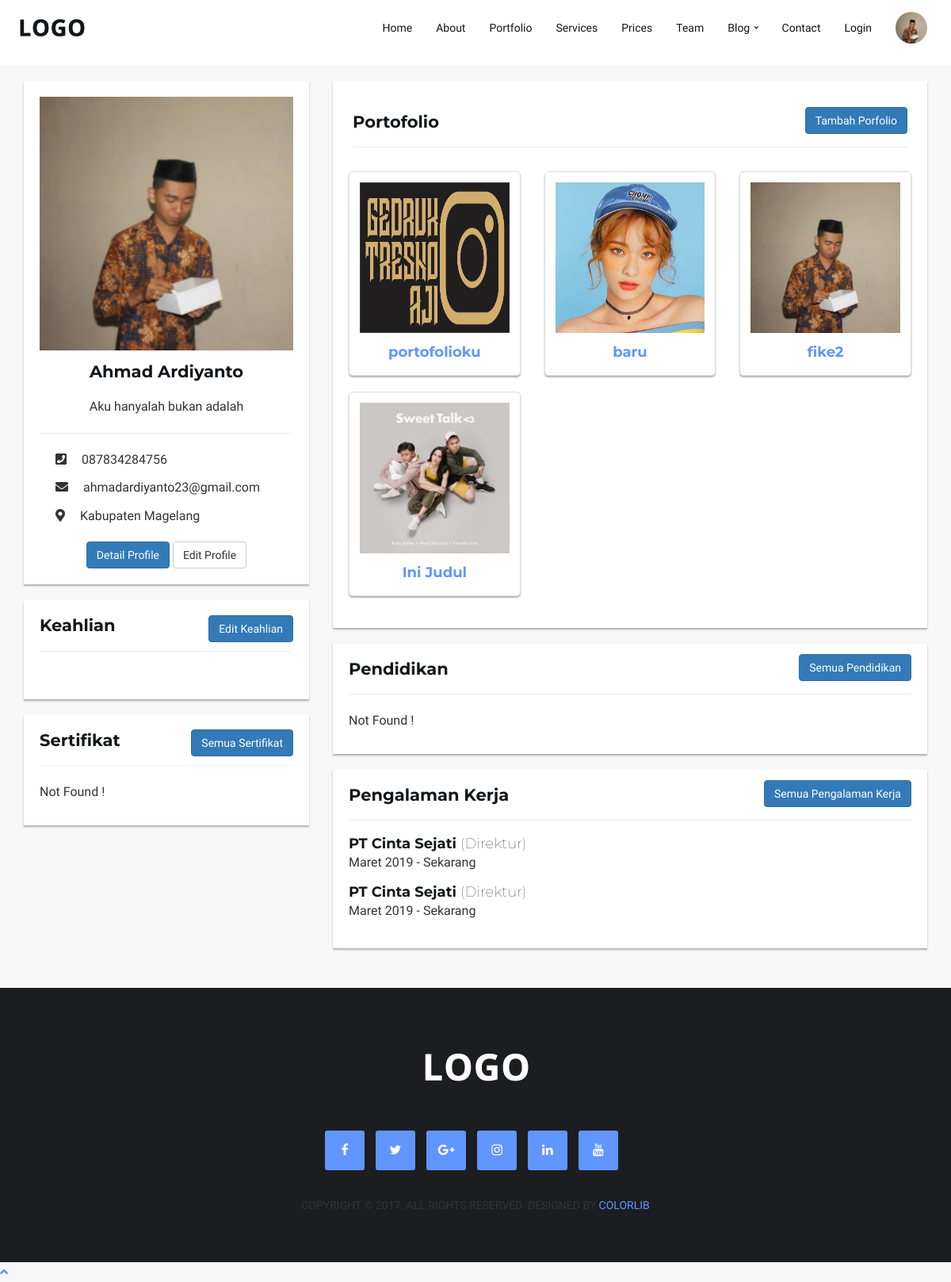
/member, run on an earlier commit of the app's database.
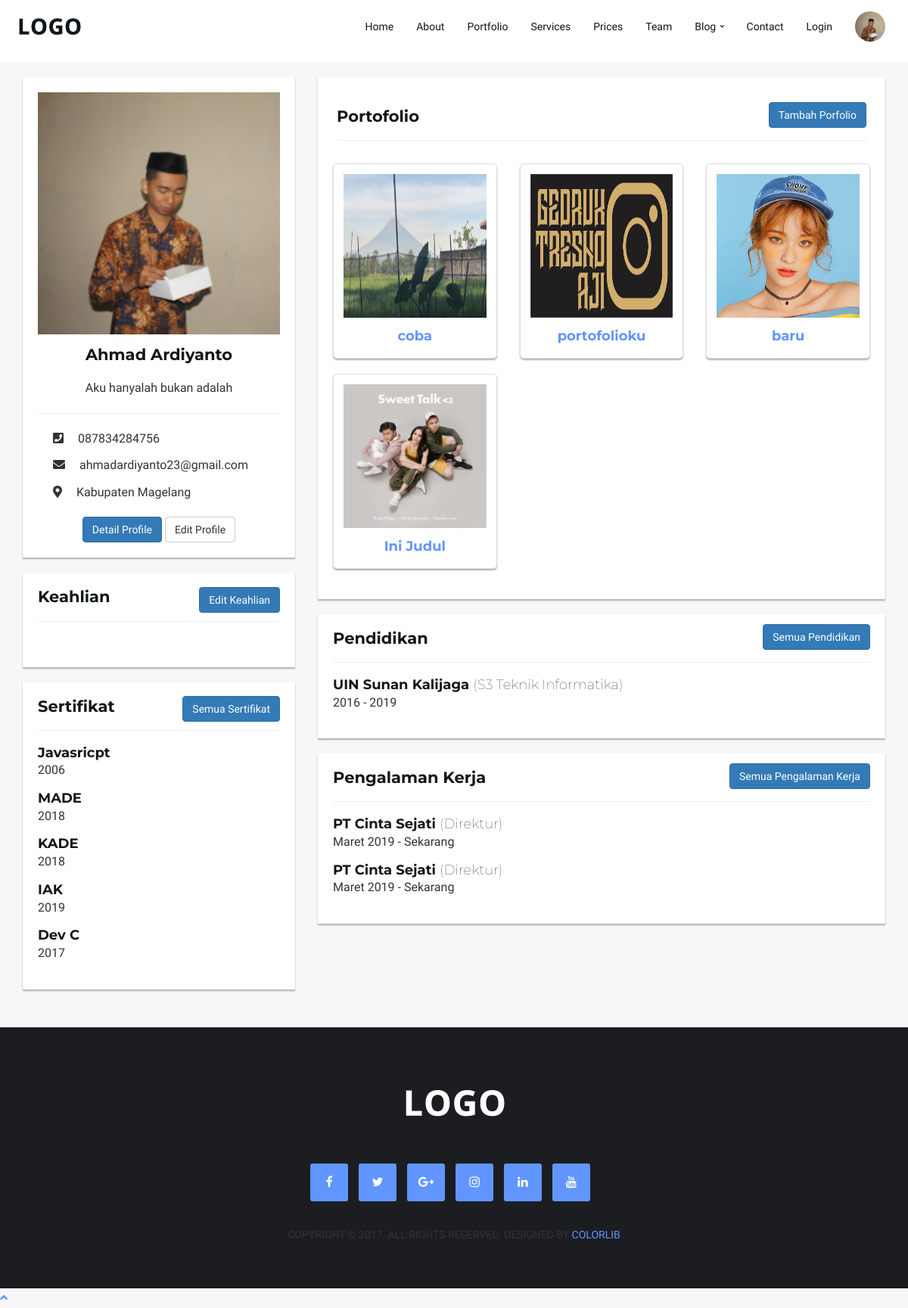
And on a later commit of the database.
### tables this page shows
CREATE TABLE `member` (
  `id_user` varchar(10) NOT NULL,
  `nama_member` varchar(30) NOT NULL,
  `gender_member` varchar(10) NOT NULL,
  `tempat_lahir` varchar(30) NOT NULL,
  `tanggal_lahir` date NOT NULL,
  `phone_member` varchar(15) NOT NULL,
  `alamat` text NOT NULL,
  `id_kel` char(10) NOT NULL,
  `id_kec` char(7) NOT NULL,
  `id_kab` char(4) NOT NULL,
  `id_prov` char(2) NOT NULL,
  `foto` varchar(255) NOT NULL,
  `deskripsi_member` text NOT NULL,
  `created_at` timestamp NOT NULL DEFAULT CURRENT_TIMESTAMP ON UPDATE CURRENT_TIMESTAMP,
  `modified_at` timestamp NULL DEFAULT CURRENT_TIMESTAMP
);

CREATE TABLE `kabupaten` (
  `id_kab` char(4) NOT NULL,
  `id_prov` char(2) NOT NULL,
  `nama_kab` varchar(255) NOT NULL
);

CREATE TABLE `portofolio` (
  `id_portofolio` varchar(13) NOT NULL,
  `id_user` varchar(10) NOT NULL,
  `judul` varchar(50) NOT NULL,
  `deskripsi` text NOT NULL,
  `foto` varchar(255) NOT NULL,
  `created_at` timestamp NOT NULL DEFAULT CURRENT_TIMESTAMP,
  `modified_at` timestamp NULL DEFAULT NULL
);

CREATE TABLE `sertifikat` (
  `id_sertifikat` int(10) NOT NULL,
  `id_user` varchar(10) NOT NULL,
  `nama_sertifikat` varchar(50) NOT NULL,
  `tahun` year(4) NOT NULL,
  `created_at` timestamp NOT NULL DEFAULT CURRENT_TIMESTAMP,
  `modified_at` timestamp NOT NULL DEFAULT CURRENT_TIMESTAMP
);

CREATE TABLE `pendidikan` (
  `id_pendidikan` int(10) NOT NULL,
  `id_user` varchar(10) NOT NULL,
  `nama_univ` varchar(100) NOT NULL,
  `gelar` varchar(5) NOT NULL,
  `prodi` varchar(50) NOT NULL,
  `tahun_masuk` year(4) NOT NULL,
  `tahun_selesai` year(4) NOT NULL,
  `created_at` timestamp NOT NULL DEFAULT CURRENT_TIMESTAMP ON UPDATE CURRENT_TIMESTAMP,
  `modified_at` timestamp NULL DEFAULT NULL
);

### application/controllers/Member.php (called while the page is built, shortened)
<?php
class Member extends CI_Controller
{
    public function __construct()
    {
        $this->load->model('Member_model');
    }
    public function index($id_user = '1')
    {
        $data['title'] = 'Bio Project';
        $data['member'] = $this->Member_model->getMember('id_user', $id_user);
        $data['portofolio'] = $this->Member_model->getAllPortofolio('id_user', $id_user);
        $data['sertifikat'] = $this->Member_model->getAllDataWhere('sertifikat', 'id_user', $id_user);
        $data['pendidikan'] = $this->Member_model->getAllDataWhere('pendidikan', 'id_user', $id_user);
        $this->load->view('partials/user/header', $data);
        $this->load->view('member/index', $data);
        $this->load->view('partials/user/footer');
    }
}

### index.php (called while the page is built, shortened)
<?php
require_once BASEPATH.'core/CodeIgniter.php';

### application/models/Member_model.php (called while the page is built, shortened)
<?php
class Member_model extends CI_Model
{
    public function getAllDataWhere($table, $key, $value)
    {
        $this->db->where($key, $value);
        $query = $this->db->get($table);
        return $query->result_array();
    }
    public function getMember($key, $value)
    {
        $this->db->where([$key => $value]);
        $this->db->join('kecamatan', 'kecamatan.id_kec = member.id_kec');
        $this->db->join('kabupaten', 'kabupaten.id_kab = member.id_kab');
        $this->db->join('provinsi', 'provinsi.id_prov = member.id_prov');
        $this->db->from('member');
        $query = $this->db->get();
        return $query->row_array();
    }
    public function getAllPortofolio($key, $value)
    {
        $this->db->order_by('created_at', 'DESC');
        $query = $this->db->get_where('portofolio', [$key => $value]);
        return $query->result_array();
    }
}

### application/views/member/index.php (the view, shortened to what the rows shown need)
<section id="profile">
    <div class="container">
        <div class="row">
            <div class="col-md-4 col-xs-12">
                <div class="bio" style="margin-bottom:20px">
                    <img class="img-responsive img-profile"
                        src="<?=base_url();?>assets/images/profile/<?= $member['foto']; ?>">
                    <div class="member-bio text-center">
                        <h3>
                            <?= $member['nama_member']?>
                        </h3>
                        <p>
                            <?= $member['deskripsi_member']?>
                        </p>
                    </div>
                    <hr>
                    <div class="contact-member">
                        <p><i class="fas fa-phone-square"></i> <?= $member['phone_member']?></p>
                        <p><i class="fas fa-envelope"></i> ahmadardiyanto23@gmail.com</p>
                        <p><i class="fas fa-map-marker-alt"></i> <?=$member['nama_kab']?></p>
                    </div>
                    <div class="text-center">
                        <a class="btn btn-primary" href="<?=base_url()?>detail-profile">
                        </a>
                        <a class="btn btn-default" href="<?=base_url()?>update-profile">
                        </a>
                        </div>
                </div>
                <div id="sertifikat">
                    <div class="content">
                        <?php if (!empty($sertifikat)) :?>
                        <?php foreach ($sertifikat as $s) : ?>
                        <div class="list-sertifikat" style="margin-bottom:15px">
                            <h4 style="margin-bottom:0px"><?= $s['nama_sertifikat']?></h4>
                            <p><?= $s['tahun']?></p>
                        </div>
                        <?php endforeach;?>
                        <?php else : ?>
                        <p>Not Found !</p>
                        <?php endif;?>
                    </div>
                </div>
            </div>
            <div class="col-md-8 col-xs-12">
                <div id="portofolio">
                    <div class="row text-center">
                        <?php if (!empty($portofolio)) :?>
                        <?php foreach ($portofolio as $p) : ?>
                        <div class="col-md-4 col-xs-6">
                            <div class="thumbnail">
                                <div class="caption text-center">
                                    <img class="img-responsive img-portofolio"
                                        src="<?= base_url();?>assets/images/profile/<?= $p['foto'];?>"
                                        style="height:190px;" />
                                    <h4 id="thumbnail-label"><a
                                            href="<?=base_url()?>detail-portofolio/<?=$p['id_portofolio']?>"><?= $p['judul'];?></a>
                                    </h4>
                                </div>
                            </div>
                        </div>
                        <?php endforeach;?>
                        <?php else : ?>
                        <p>Not Found !</p>
                        <?php endif;?>
                    </div>
                </div>
                <div id="pendidikan">
                    <div class="content">
                        <?php if (!empty($pendidikan)) :?>
                        <?php foreach ($pendidikan as $p) : ?>
                        <div class="list-pendidikan" style="margin-bottom:15px">
                            <h4 style="margin-bottom:0px"> <?= $p['nama_univ']?> <span style="font-weight:10">(<?= $p['gelar']?> <?= $p['prodi']?>)</span>
                            </h4>
                            <p> <?= $p['tahun_masuk']?> - <?= $p['tahun_selesai']?> </p>
                        </div>
                        <?php endforeach;?>
                        <?php else : ?>
                        <p>Not Found !</p>
                        <?php endif;?>
                    </div>
                </div>
            </div>
        </div>
</section>

### application/views/partials/user/navbar.php (shortened to what the rows shown need)
<nav id="nav" class="navbar">
    <div class="container">
        <ul class="main-nav nav navbar-nav navbar-right">
            <li class="has-dropdown">
                <a href="#" style="padding-top: 5px">
                    <img src="<?=base_url()?>assets/images/profile/<?= $member['foto'] ?>" alt="" class="img-circle"
                        width="40px">
                </a>
            </li>
        </ul>
    </div>
</nav>

What changed in the data, as far as the page shows it:
removed portofolio: foto (picture), judul "fike2"
added sertifikat: nama_sertifikat "Javasricpt", tahun "2006"
added sertifikat: nama_sertifikat "MADE", tahun "2018"
added sertifikat: nama_sertifikat "KADE", tahun "2018"
added sertifikat: nama_sertifikat "IAK", tahun "2019"
added sertifikat: nama_sertifikat "Dev C", tahun "2017"
added portofolio: foto (picture), judul "coba"
added pendidikan: nama_univ "UIN Sunan Kalijaga", gelar "S3", prodi "Teknik Informatika", tahun_masuk "2016", tahun_selesai "2019"
Also different on the page:
text no longer shown: "Not Found ! Not Found !"
